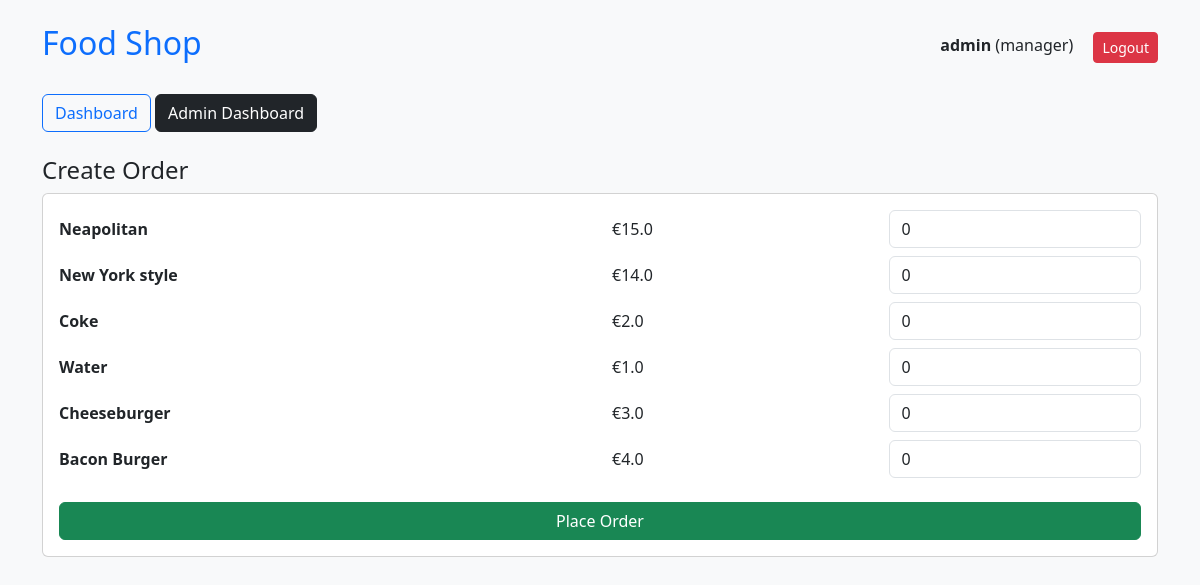
The page /order/ (signed in) on the database its author committed.
### core/models.py (models this page shows, shortened)
class User(AbstractUser):
    ROLE_CHOICES = (
        ('customer', 'Customer'),
        ('staff', 'Staff'),
        ('manager', 'Manager'),
    )
    role = models.CharField(max_length=10, choices=ROLE_CHOICES)

class FoodItem(models.Model):
    name = models.CharField(max_length=100)
    price = models.FloatField()
    category = models.ForeignKey(Category, on_delete=models.CASCADE)

### core/views.py (the view, shortened to what this page needs)
# urls.py: path('order/', views.create_order),
@login_required
def create_order(request):
    items = FoodItem.objects.all()
    return render(request, 'order.html', {'items': items})

### core/templates/order.html (shortened to what this page needs)
{% extends 'base.html' %}
{% block content %}
<h4>Create Order</h4>
<form method="post" class="card p-3">
{% for item in items %}
    <div class="row mb-2 align-items-center">
        <div class="col-6">
            <b>{{item.name}}</b>
        </div>
        <div class="col-3">
            €{{item.price}}
        </div>
        <div class="col-3">
            <input type="number" class="form-control" name="item_{{item.id}}" value="0" min="0">
        </div>
    </div>
{% endfor %}
<button class="btn btn-success mt-3">Place Order</button>
</form>
{% endblock %}

### core/templates/base.html (shortened to what this page needs)
<!DOCTYPE html>
<html>
<head>
    <link href="https://cdn.jsdelivr.net/npm/bootstrap@5.3.0/dist/css/bootstrap.min.css" rel="stylesheet">
</head>
<body class="bg-light">
<div class="container mt-4">
    <div class="d-flex justify-content-between align-items-center mb-4">
        <h2 class="text-primary">Food Shop</h2>
        <div>
            <span class="me-3">
                <b>{{request.user.username}}</b> ({{request.user.role}})
            </span>
            <a href="/logout/" class="btn btn-danger btn-sm">Logout</a>
        </div>
    </div>
    <div class="mb-4">
        <a href="/" class="btn btn-outline-primary">Dashboard</a>
        {% if request.user.role == "manager" %}
            <a href="/admin-dashboard/" class="btn btn-dark">Admin Dashboard</a>
        {% endif %}
    </div>
    {% block content %}{% endblock %}
</div>
</body>
</html>

### rows shown on the page
User: user.username "admin", user.role "manager"
FoodItem: name "Neapolitan", price "15.0"
FoodItem: name "New York style", price "14.0"
FoodItem: name "Coke", price "2.0"
FoodItem: name "Water", price "1.0"
FoodItem: name "Cheeseburger", price "3.0"
FoodItem: name "Bacon Burger", price "4.0"
